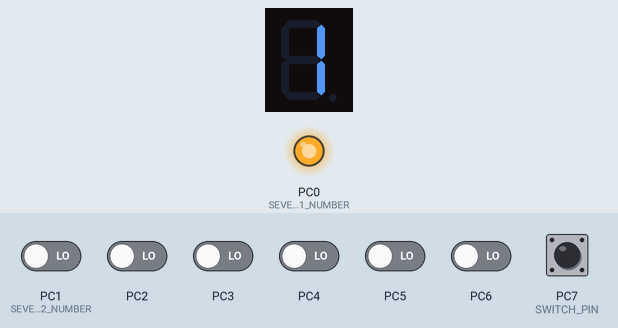
The program below on a simulated ATmega32, built with avr-gcc and emulated at 8 MHz. On the bench: 1-digit seven-segment display, output pins drawn as LEDs (lit = HIGH). Wiring (inferred from the names in the program): 1-digit 7-segment display, segments lit when LOW: segments PD0, PD1, PD2, PD3, PD4, PD5, PD6, PD7. Inputs (shaded band) come from the test bench; at power-on: PC7 (SWITCH_PIN) HIGH, PC1 (SEVENSEG_PINCOM2_NUMBER), PC2–6 LOW. The segment pins are drawn as the display they are named for; pins used as bus, display or sensor lines are not drawn.

Above: at 1.2 s.
1.3 s: PC7 (SWITCH_PIN) pulled LOW for 0.15 s
At 1.8 s:
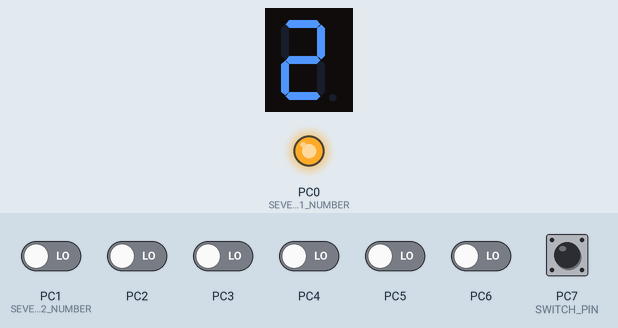
2.9 s: PC7 (SWITCH_PIN) pulled LOW for 1 s
At 4.3 s:
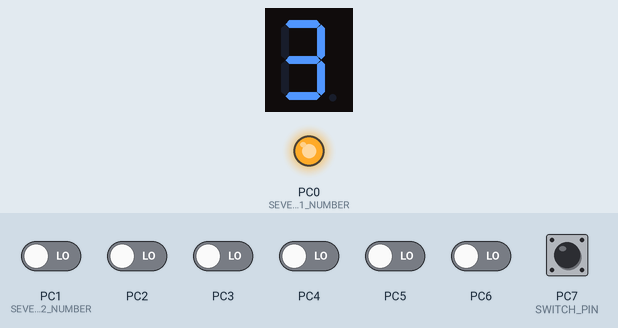
5.4 s: PC7 (SWITCH_PIN) pulled LOW for 0.15 s
At 6.1 s:
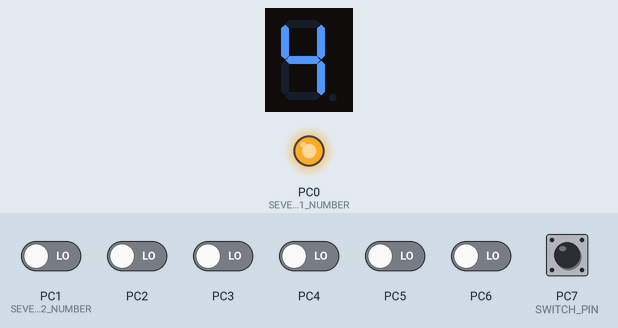
7.0 s: PC7 (SWITCH_PIN) pulled LOW for 0.15 s
At 8.3 s:
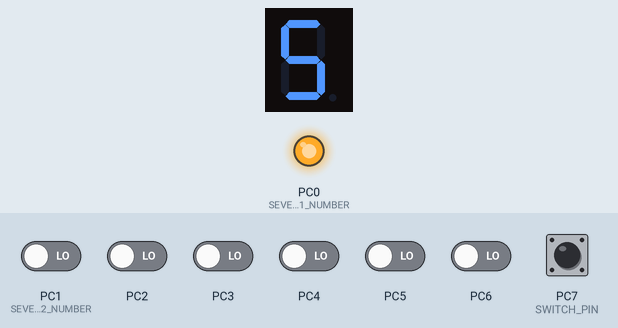
8.6 s: PC7 (SWITCH_PIN) pulled LOW for 1 s
At 10.8 s:
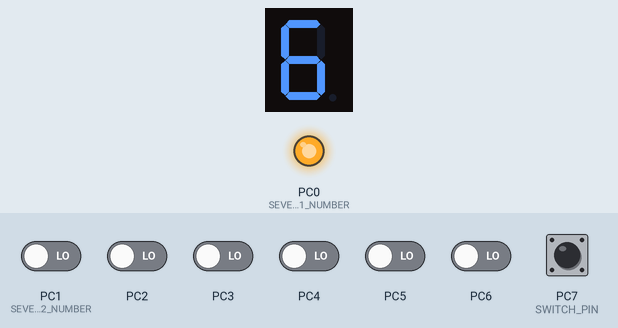
11.1 s: PC7 (SWITCH_PIN) pulled LOW for 0.15 s
At 11.6 s:
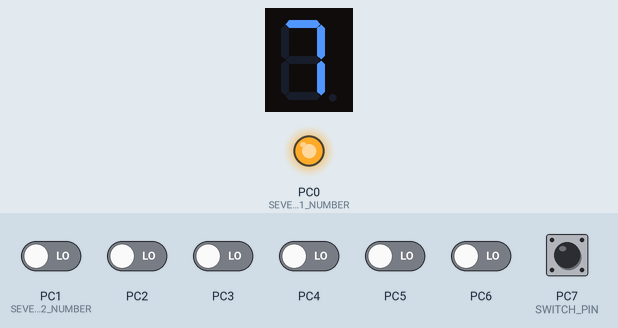
Timing chart, 0 to 13.7 s (numbered marks = the images above; inputs shaded):
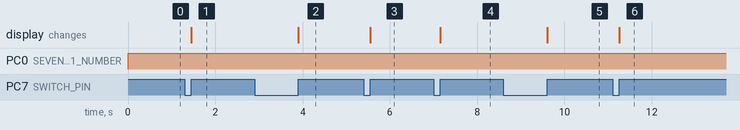

Measured:
- after the input at 1.3 s, the display: changes after 0.15 s (image 1)
- after the input at 2.9 s, the display: changes after 1.0 s (image 2)
- after the input at 5.4 s, the display: changes after 0.15 s (image 3)
- after the input at 7.0 s, the display: changes after 0.15 s (image 4)
- after the input at 8.6 s, the display: changes after 1.0 s (image 5)
- after the input at 11.1 s, the display: changes after 0.15 s (image 6)

The program:

main.c
```c
/*
 * main.c
 *
 *  Created on: Dec 19, 2019
 *      Author: Nada
 */

#define F_CPU 8000000UL
#include "STD_TYPES.h"
#include "BIT_MATH.h"
//#include "DELAY_MS_interface.h"
#include "DIO_interface.h"

#include "PORT_interface.h"

#include "SWITCH_interface.h"

#include "SevenSegment_interface.h"
#include <util/delay.h>
void main()
{
	s8 counter=0;
	PortInitialize();
	SEVENSEG_Enable(0);

	while(1)
	{
		while(getSwitchState()==0x01);
		SEVENSEG_SetNumber(++counter);
		while(getSwitchState()==0x00);
		if(counter==9)
		{
			counter=-1;
		}
	}


}
```

SWITCH_interface.h
```c
u8 getSwitchState(void);
```

SWITCH_program.c
```c
#include "STD_TYPES.h"
#include "BIT_MATH.h"

#include "DIO_interface.h"

#include "SWITCH_interface.h"
#include "SWITCH_private.h"
#include "SWITCH_config.h"

u8 getSwitchState(void)
{
	u8 result;
	result=getPinValue(SWITCH_PORT,SWITCH_PIN);
	#if RELEASE_STATE==0
	{
		return result;
	}
	#else
	{
		return result^0x01;
	}
	#endif
}
```

SevenSegment_interface.h
```c
void SEVENSEG_SetNumber(u8 number);
void SEVENSEG_Enable(u8 SEVENSEGNumber);
void SEVENSEG_Disable(u8 SEVENSEGNumber);
```

SevenSegment_program.c
```c
#include "STD_TYPES.h"
#include "BIT_MATH.h"

#include "DIO_interface.h"

#include "SevenSegment_config.h"
#include "SevenSegment_interface.h"
#include "SevenSegment_private.h"

u8 SEVENSEG_EnablePorts[2]={SEVENSEG_PINCOM1_PORT,SEVENSEG_PINCOM2_PORT};
u8 SEVENSEG_EnablePINS[2]= {SEVENSEG_PINCOM1_NUMBER,SEVENSEG_PINCOM2_NUMBER};


void SEVENSEG_SetNumber(u8 number)
{
	u8 result;

	switch(number)
	{
	case 0:
		result=ZERO;
		break;
	case 1:
		result=ONE;
		break;
	case 2:
		result=TWO;
		break;
	case 3:
		result=THREE;
		break;
	case 4:
		result=FOUR;
		break;
	case 5:
		result=FIVE;
		break;
	case 6:
		result=SIX;
		break;
	case 7:
		result=SEVEN;
		break;
	case 8:
		result=EIGHT;
		break;
	case 9:
		result=NINE;
		break;

	}

	switch(Mode)
	{
	case 0:
		result=~result;
		setPinValue(SEVENSEG_PINA_PORT,SEVENSEG_PINA_NUMBER,GET_BIT(result,0));
		setPinValue(SEVENSEG_PINB_PORT,SEVENSEG_PINB_NUMBER,GET_BIT(result,1));
		setPinValue(SEVENSEG_PINC_PORT,SEVENSEG_PINC_NUMBER,GET_BIT(result,2));
		setPinValue(SEVENSEG_PIND_PORT,SEVENSEG_PIND_NUMBER,GET_BIT(result,3));
		setPinValue(SEVENSEG_PINE_PORT,SEVENSEG_PINE_NUMBER,GET_BIT(result,4));
		setPinValue(SEVENSEG_PINF_PORT,SEVENSEG_PINF_NUMBER,GET_BIT(result,5));
		setPinValue(SEVENSEG_PING_PORT,SEVENSEG_PING_NUMBER,GET_BIT(result,6));
		setPinValue(SEVENSEG_PINH_PORT,SEVENSEG_PINH_NUMBER,GET_BIT(result,7));
		break;
	case 1:
		setPinValue(SEVENSEG_PINA_PORT,SEVENSEG_PINA_NUMBER,GET_BIT(result,0));
		setPinValue(SEVENSEG_PINB_PORT,SEVENSEG_PINB_NUMBER,GET_BIT(result,1));
		setPinValue(SEVENSEG_PINC_PORT,SEVENSEG_PINC_NUMBER,GET_BIT(result,2));
		setPinValue(SEVENSEG_PIND_PORT,SEVENSEG_PIND_NUMBER,GET_BIT(result,3));
		setPinValue(SEVENSEG_PINE_PORT,SEVENSEG_PINE_NUMBER,GET_BIT(result,4));
		setPinValue(SEVENSEG_PINF_PORT,SEVENSEG_PINF_NUMBER,GET_BIT(result,5));
		setPinValue(SEVENSEG_PING_PORT,SEVENSEG_PING_NUMBER,GET_BIT(result,6));
		setPinValue(SEVENSEG_PINH_PORT,SEVENSEG_PINH_NUMBER,GET_BIT(result,7));
		break;
	}


}
void SEVENSEG_Enable(u8 SEVENSEGNumber)
{

	setPinValue(SEVENSEG_EnablePorts[SEVENSEGNumber],SEVENSEG_EnablePINS[SEVENSEGNumber],Mode);
	SEVENSEG_SetNumber(0);

}
void SEVENSEG_Disable(u8 SEVENSEGNumber)
{
	setPinValue(SEVENSEG_EnablePorts[SEVENSEGNumber],SEVENSEG_EnablePINS[SEVENSEGNumber],Mode^0x01);
}
```

SWITCH_config.h
```c
/* choose value from 0 to 7 */
#define SWITCH_PIN 7

/* choose value from 'A' 'B' 'C' 'D' */
#define SWITCH_PORT 'C'

/* Active High = 1 and Active Low = 0 */
#define RELEASE_STATE 1
```

SevenSegment_config.h
```c
/* mode=1,common anode mode=0,commmon cathode*/
/*Choose Port and PIN*/
#define Mode					 1

#define SEVENSEG_PINA_PORT 		'D'
#define SEVENSEG_PINA_NUMBER 	 0
#define SEVENSEG_PINB_PORT 		'D'
#define SEVENSEG_PINB_NUMBER 	 1
#define SEVENSEG_PINC_PORT 		'D'
#define SEVENSEG_PINC_NUMBER 	 2
#define SEVENSEG_PIND_PORT 		'D'
#define SEVENSEG_PIND_NUMBER 	 3
#define SEVENSEG_PINE_PORT 		'D'
#define SEVENSEG_PINE_NUMBER 	 4
#define SEVENSEG_PINF_PORT 		'D'
#define SEVENSEG_PINF_NUMBER 	 5
#define SEVENSEG_PING_PORT 		'D'
#define SEVENSEG_PING_NUMBER 	 6
#define SEVENSEG_PINH_PORT 		'D'
#define SEVENSEG_PINH_NUMBER 	 7

#define SEVENSEG_PINCOM1_PORT 	'C'
#define SEVENSEG_PINCOM1_NUMBER  0
#define SEVENSEG_PINCOM2_PORT   'C'
#define SEVENSEG_PINCOM2_NUMBER  1
```

BIT_MATH.h
```c
#define SET_BIT(VAR,BIT_NO) (VAR|=(1 <<BIT_NO))
#define CLR_BIT(VAR,BIT_NO) (VAR &= ~ (1 <<BIT_NO))
#define TOGGLE_BIT(VAR,BIT_NO) (VAR^= (1<<BIT_NO))
#define GET_BIT(VAR,BIT_NO) ((VAR>>BIT_NO)&1)
#define RIGHT_CIRCULAR_SHIFT(VAR,SHIFT_VALUE) (VAR = (VAR >> SHIFT_VALUE ) | (VAR << ((sizeof(VAR)*8)-SHIFT_VALUE)))
#define LEFT_CIRCULAR_SHIFT(VAR,SHIFT_VALUE) (VAR = (VAR << SHIFT_VALUE ) | (VAR >> ((sizeof(VAR)*8)-SHIFT_VALUE)))
```

DIO_config.h
```c

```

DIO_interface.h
```c
void setPinDirection(u8 Port, u8 Pin, u8 Dir);
void setPinValue(u8 Port, u8 Pin, u8 Val);
u8 getPinValue(u8 Port, u8 Pin);
```

DIO_private.h
```c

```

DIO_program.c
```c
/* Libraries First */
#include "STD_TYPES.h"
#include "BIT_MATH.h"

/* My files*/
#include "DIO_interface.h"
#include "DIO_private.h"
#include "DIO_register.h"
#include "DIO_config.h"

void setPinDirection(u8 Port, u8 Pin, u8 Dir)
{

  switch (Port)
  {
    case 'A':
              if (Dir == 0)
              {
                //DDRA = DDRA & ~ (1 <<Pin);
                CLR_BIT(DDRA,Pin);
              }
              else
              {
                //DDRA = DDRA | (1 <<Pin);
                SET_BIT(DDRA,Pin);
              }
              break;

    case 'B':
              if (Dir == 0)
              {
                //DDRB = DDRB & ~ (1 <<Pin);
                CLR_BIT(DDRB,Pin);
              }
              else
              {
                //DDRB = DDRB | (1 <<Pin);
                SET_BIT(DDRB,Pin);
              }
              break;
    case 'C':
              if (Dir == 0)
              {
                //DDRC = DDRC & ~ (1 <<Pin);
                CLR_BIT(DDRC,Pin);
              }
              else
              {
                //DDRC = DDRC | (1 <<Pin);
                SET_BIT(DDRC,Pin);
              }
              break;
    case 'D':
              if (Dir == 0)
              {
                //DDRD = DDRD & ~ (1 <<Pin);
                CLR_BIT(DDRD,Pin);
              }
              else
              {
                //DDRD = DDRD | (1 <<Pin);
                SET_BIT(DDRD,Pin);
              }
  }
}


void setPinValue(u8 Port, u8 Pin, u8 Val)
{
  switch (Port)
  {
    case 'A':
              if (Val == 0)
              {
                CLR_BIT(PORTA,Pin);
              }
              else
              {
                SET_BIT(PORTA,Pin);
              }
              break;

    case 'B':
              if (Val == 0)
              {
                CLR_BIT(PORTB,Pin);
              }
              else
              {
                SET_BIT(PORTB,Pin);
              }
              break;
    case 'C':
              if (Val == 0)
              {
                CLR_BIT(PORTC,Pin);
              }
              else
              {
                SET_BIT(PORTC,Pin);
              }
              break;
    case 'D':
              if (Val == 0)
              {
                CLR_BIT(PORTD,Pin);
              }
              else
              {
                SET_BIT(PORTD,Pin);
              }
  }

}


u8 getPinValue(u8 Port, u8 Pin)
{
  u8 result;
  switch (Port)
  {
    case 'A':
              result = GET_BIT(PINA,Pin);
              break;

    case 'B':
              result = GET_BIT(PINB,Pin);
              break;
    case 'C':
              result = GET_BIT(PINC,Pin);
              break;
    case 'D':
              result = GET_BIT(PIND,Pin);
  }
  return result;
}
```

DIO_register.h
```c
#define PORTA * ( (u8*) 0x3B)
#define PINA  * ( (u8*) 0x39)
#define PORTB * ( (u8*) 0x38)
#define PINB  * ( (u8*) 0x36)
#define PORTC * ( (u8*) 0x35)
#define PINC  * ( (u8*) 0x33)
#define PORTD * ( (u8*) 0x32)
#define PIND  * ( (u8*) 0x30)
#define DDRA    *((u8*)0x3A)
#define DDRB    *((u8*)0x37)
#define DDRC    *((u8*)0x34)
#define DDRD    *((u8*)0x31)
```

PORT_config.h
```c
/* Input = 0 , Output = 1 */

/* PORT A */
#define PORTA_PIN0_DIR 0
#define PORTA_PIN1_DIR 0
#define PORTA_PIN2_DIR 0
#define PORTA_PIN3_DIR 0
#define PORTA_PIN4_DIR 0
#define PORTA_PIN5_DIR 0
#define PORTA_PIN6_DIR 0
#define PORTA_PIN7_DIR 0

/* PORT B */
#define PORTB_PIN0_DIR 0
#define PORTB_PIN1_DIR 0
#define PORTB_PIN2_DIR 0
#define PORTB_PIN3_DIR 0
#define PORTB_PIN4_DIR 0
#define PORTB_PIN5_DIR 0
#define PORTB_PIN6_DIR 0
#define PORTB_PIN7_DIR 0

/* PORT C */
#define PORTC_PIN0_DIR 1
#define PORTC_PIN1_DIR 0
#define PORTC_PIN2_DIR 0
#define PORTC_PIN3_DIR 0
#define PORTC_PIN4_DIR 0
#define PORTC_PIN5_DIR 0
#define PORTC_PIN6_DIR 0
#define PORTC_PIN7_DIR 0

/* PORT D */
#define PORTD_PIN0_DIR 1
#define PORTD_PIN1_DIR 1
#define PORTD_PIN2_DIR 1
#define PORTD_PIN3_DIR 1
#define PORTD_PIN4_DIR 1
#define PORTD_PIN5_DIR 1
#define PORTD_PIN6_DIR 1
#define PORTD_PIN7_DIR 1

/******************************************/
/* PORT A */
#define PORTA_PIN0_InitalValue 0
#define PORTA_PIN1_InitalValue 0
#define PORTA_PIN2_InitalValue 0
#define PORTA_PIN3_InitalValue 0
#define PORTA_PIN4_InitalValue 0
#define PORTA_PIN5_InitalValue 0
#define PORTA_PIN6_InitalValue 0
#define PORTA_PIN7_InitalValue 0

/* PORT B */
#define PORTB_PIN0_InitalValue 0
#define PORTB_PIN1_InitalValue 0
#define PORTB_PIN2_InitalValue 0
#define PORTB_PIN3_InitalValue 0
#define PORTB_PIN4_InitalValue 0
#define PORTB_PIN5_InitalValue 0
#define PORTB_PIN6_InitalValue 0
#define PORTB_PIN7_InitalValue 0

/* PORT C */
#define PORTC_PIN0_InitalValue 0
#define PORTC_PIN1_InitalValue 0
#define PORTC_PIN2_InitalValue 0
#define PORTC_PIN3_InitalValue 0
#define PORTC_PIN4_InitalValue 0
#define PORTC_PIN5_InitalValue 0
#define PORTC_PIN6_InitalValue 0
#define PORTC_PIN7_InitalValue 0

/* PORT D */
#define PORTD_PIN0_InitalValue 0
#define PORTD_PIN1_InitalValue 0
#define PORTD_PIN2_InitalValue 0
#define PORTD_PIN3_InitalValue 0
#define PORTD_PIN4_InitalValue 0
#define PORTD_PIN5_InitalValue 0
#define PORTD_PIN6_InitalValue 0
#define PORTD_PIN7_InitalValue 0
```

PORT_interface.h
```c
void PortInitialize(void);
```

PORT_private.h
```c
#define Conc(b7,b6,b5,b4,b3,b2,b1,b0) Conc_Help(b7,b6,b5,b4,b3,b2,b1,b0)
#define Conc_Help(b7,b6,b5,b4,b3,b2,b1,b0) 0b##b7##b6##b5##b4##b3##b2##b1##b0

#define PORTA_DIR Conc(PORTA_PIN7_DIR,PORTA_PIN6_DIR,PORTA_PIN5_DIR,PORTA_PIN4_DIR,PORTA_PIN3_DIR,PORTA_PIN2_DIR,PORTA_PIN1_DIR,PORTA_PIN0_DIR)
#define PORTB_DIR Conc(PORTB_PIN7_DIR,PORTB_PIN6_DIR,PORTB_PIN5_DIR,PORTB_PIN4_DIR,PORTB_PIN3_DIR,PORTB_PIN2_DIR,PORTB_PIN1_DIR,PORTB_PIN0_DIR)
#define PORTC_DIR Conc(PORTC_PIN7_DIR,PORTC_PIN6_DIR,PORTC_PIN5_DIR,PORTC_PIN4_DIR,PORTC_PIN3_DIR,PORTC_PIN2_DIR,PORTC_PIN1_DIR,PORTC_PIN0_DIR)
#define PORTD_DIR Conc(PORTD_PIN7_DIR,PORTD_PIN6_DIR,PORTD_PIN5_DIR,PORTD_PIN4_DIR,PORTD_PIN3_DIR,PORTD_PIN2_DIR,PORTD_PIN1_DIR,PORTD_PIN0_DIR)

#define PORTA_Initialize Conc(PORTA_PIN7_InitalValue,PORTA_PIN6_InitalValue,PORTA_PIN5_InitalValue,PORTA_PIN4_InitalValue,PORTA_PIN3_InitalValue,PORTA_PIN2_InitalValue,PORTA_PIN1_InitalValue,PORTA_PIN0_InitalValue)
#define PORTB_Initialize Conc(PORTB_PIN7_InitalValue,PORTB_PIN6_InitalValue,PORTB_PIN5_InitalValue,PORTB_PIN4_InitalValue,PORTB_PIN3_InitalValue,PORTB_PIN2_InitalValue,PORTB_PIN1_InitalValue,PORTB_PIN0_InitalValue)
#define PORTC_Initialize Conc(PORTC_PIN7_InitalValue,PORTC_PIN6_InitalValue,PORTC_PIN5_InitalValue,PORTC_PIN4_InitalValue,PORTC_PIN3_InitalValue,PORTC_PIN2_InitalValue,PORTC_PIN1_InitalValue,PORTC_PIN0_InitalValue)
#define PORTD_Initialize Conc(PORTD_PIN7_InitalValue,PORTD_PIN6_InitalValue,PORTD_PIN5_InitalValue,PORTD_PIN4_InitalValue,PORTD_PIN3_InitalValue,PORTD_PIN2_InitalValue,PORTD_PIN1_InitalValue,PORTD_PIN0_InitalValue)
```

PORT_program.c
```c
#include "STD_TYPES.h"
#include "BIT_MATH.h"

#include "PORT_interface.h"
#include "PORT_register.h"
#include "PORT_config.h"
#include "PORT_private.h"

void PortInitialize (void)
{

  DDRA = PORTA_DIR;
  DDRB = PORTB_DIR;
  DDRC = PORTC_DIR;
  DDRD = PORTD_DIR;

  PORTA = PORTA_Initialize;
  PORTB = PORTB_Initialize;
  PORTC = PORTC_Initialize;
  PORTD = PORTD_Initialize;

}
```

PORT_register.h
```c
#define DDRA    *((u8*)0x3A)
#define DDRB    *((u8*)0x37)
#define DDRC    *((u8*)0x34)
#define DDRD    *((u8*)0x31)

#define PORTA    *((u8*)0x3B)
#define PORTB    *((u8*)0x38)
#define PORTC    *((u8*)0x35)
#define PORTD    *((u8*)0x32)
```

STD_TYPES.h
```c
#define u8  unsigned char
#define u16 unsigned short int
#define u32 unsigned long int

#define s8  signed char
#define s16 signed short int
#define s32 signed long int

#define f32 float
#define f64 double
#define f96 long double
```

SWITCH_private.h
```c

```

SevenSegment_private.h
```c
#define ZERO 	0b11000000
#define ONE 	0b11111001
#define TWO 	0b10100100
#define THREE 	0b10110000
#define FOUR 	0b10011001
#define FIVE 	0b10010010
#define SIX 	0b10000010
#define SEVEN 	0b11111000
#define EIGHT 	0b10000000
#define NINE 	0b10010000
```
